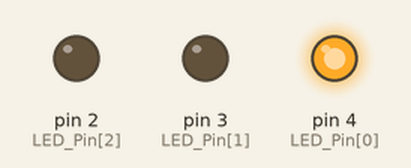
A sketch run on a simulated Arduino Uno, built with avr-gcc and run on an emulated ATmega328P. Parts: output pins drawn as LEDs (lit = HIGH).

Above: at 0.2 s.
At 1.2 s:
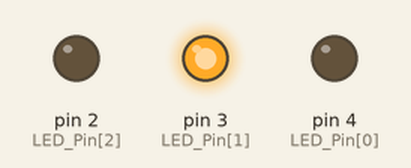
At 2.2 s:
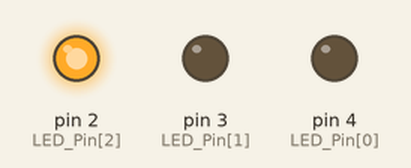
At 5.7 s:
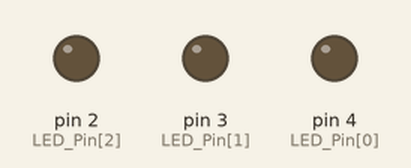
Timing chart, 0 to 6.9 s (numbered marks = the images above):
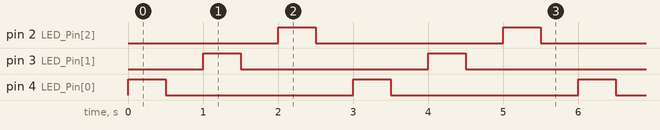

Measured:
- by itself, pin 2 (LED_Pin[2]), pin 3 (LED_Pin[1]), pin 4 (LED_Pin[0]): alternates HIGH for 0.50 s and LOW for 2.5 s
- by itself, everything shown: repeats every 3.0 s, in 6 steps

The sketch:

220328_AnalogRead.ino
```cpp
int LED_Pin[3]={4, 3, 2};

void setup(){
  int n;
  for(n=0; n<=2; n++)
  {
    pinMode(LED_Pin[n], OUTPUT);
  }
}

void loop() {
  int n;
  for(n=0; n<=2; n++)
  {
    digitalWrite(LED_Pin[n], HIGH);
    delay(500);
    digitalWrite(LED_Pin[n], LOW);
    delay(500);
  }
}
```
